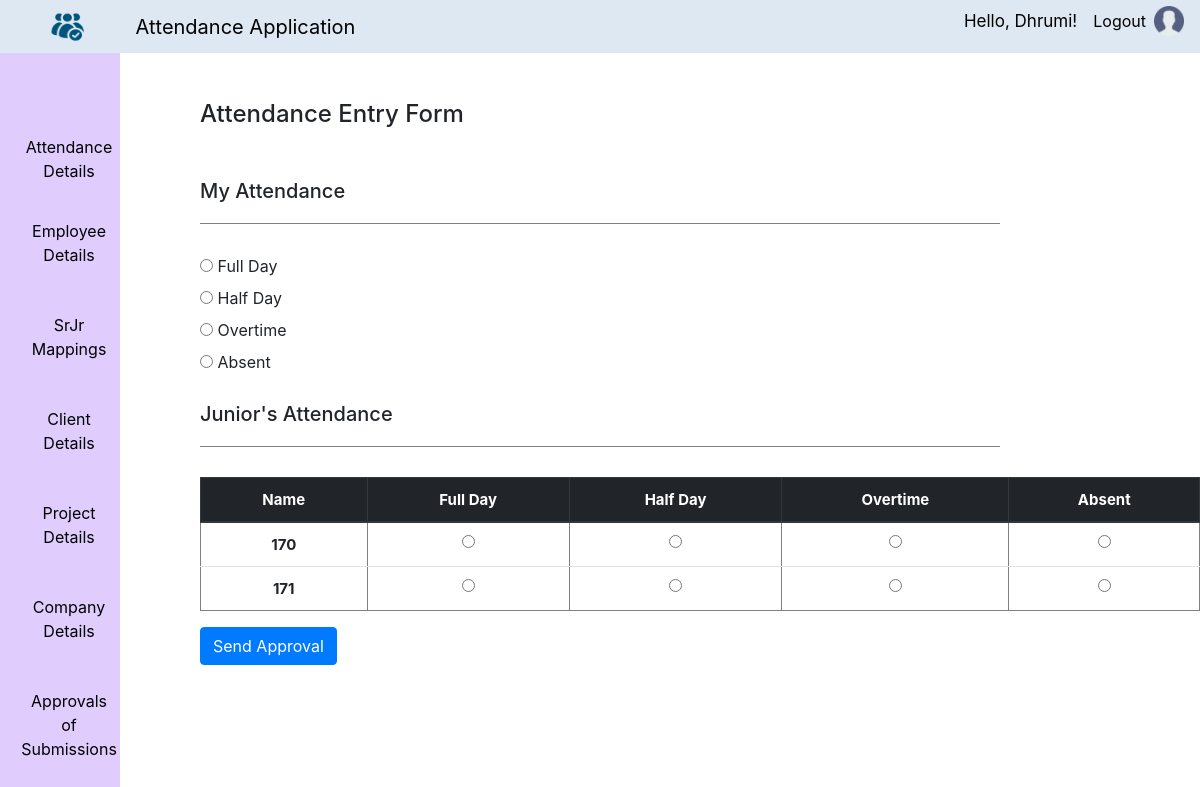
Page /AttFormView/ (signed in) on the earlier database version.
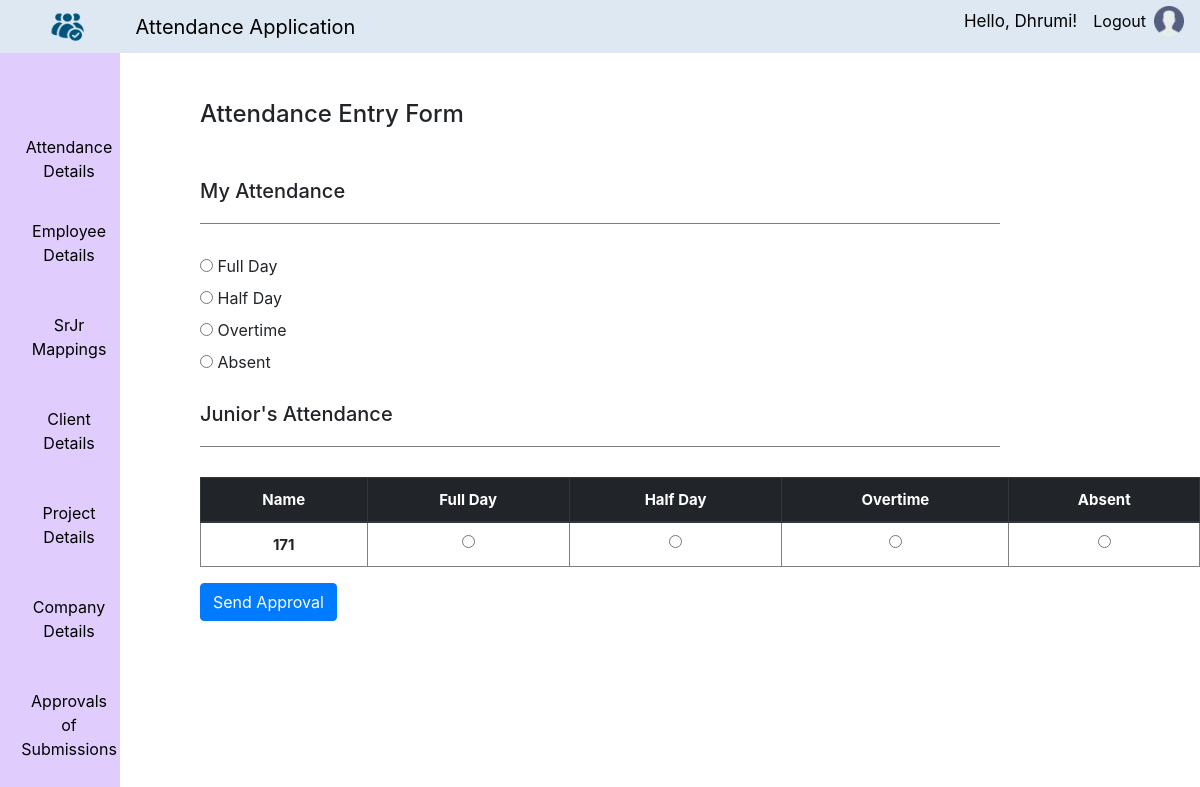
Same page on the later database version.
### Attendance/models.py (models this page shows)
class Mapping(models.Model):
        user = models.ForeignKey(User, on_delete=models.CASCADE, default=1)
        junior = models.CharField(max_length=255, null=True,verbose_name='Junior')
        class Meta:
                db_table = "Mapping"
        def __str__(self):
                if self.junior is not None:
                        return self.junior
                else:
                        return ""

### Attendance/views.py (the view)
# urls.py: path('AttFormView/',views.AttFormView,name='AttFormView'),
@login_required(login_url='loginview')
@never_cache
def AttFormView(request):
    juniors = Mapping.objects.filter(user=request.user)
    names = Attendance.objects.filter(user=request.user)
    if request.method == 'POST':
        att1 = Attendance()
        attform1 = AttForm1(request.POST, instance=att1)
        if attform1.is_valid():
            att1 = attform1.save(commit=False)
            att1.user = request.user
            att1.tdate = timezone('Asia/Kolkata').localize(datetime.now())
            att1.save()
            for junior in juniors:
                att2 = Attendance()
                post_data = request.POST.copy()
                post_data['mapping'] = junior.id
                attform2 = AttForm2(post_data, instance=att2)
                if attform2.is_valid():
                    att2 = attform2.save(commit=False)
                    att2.user = request.user
                    att2.tdate = att1.tdate
                    att2.mapping = junior
                    att2.attendance = request.POST.get(f"{ junior.id }_attendance")
                    att2.save()
        return redirect('AttEntry')
    else:
        attform1 = AttForm1()
        attform2 = AttForm2()
    return render(request, "AttForm.html", {'attform1': attform1, 'attform2': attform2, 'juniors':juniors, 'names':names})

### Attendance/form.py
class AttForm1(forms.ModelForm):
    ATTENDANCE = (('Full Day','Full Day'),
                  ('Half Day','Half Day'),
                  ('Overtime','Overtime'),
                  ('Absent','Absent'),)
    attendance = forms.ChoiceField(choices=ATTENDANCE, widget=forms.RadioSelect,label='My Attendance')
    class Meta:
        model = Attendance
        fields = ['attendance']
        exclude = ['tdate']

### Attendance/templates/AttForm.html (shortened to what this page needs)
{% extends "home.html" %}
{% load static %}
{% block content %}
{% block emp %}
<div class="emp">
    <h4 style="text-align: left; margin: 50px 0px 50px 50px;">
        Attendance Entry Form
    </h4>
    <div style="margin-left: 50px;">
        <h5>
            My Attendance
        </h5>
        <div class="box">
            <hr>
        </div>
        <form action="{% url 'AttFormView' %}" method="POST" class="post-form">
            <div class="row">
                <div class="col">
                    {{ attform1.attendance}}
                </div>
                <div class="col">
                </div>
            </div>
            {% if juniors %}
            <h5 style="margin-top: 20px;">
                Junior's Attendance
            </h5>
            <div class="box">
                <hr>
            </div>
            <table border='1' style="margin-left: 0;" class="table text-center">
                <thead class="thead-dark">
                <tr>
                    <th scope="col">Name</th>
                    <th scope="col">Full Day</th>
                    <th scope="col">Half Day</th>
                    <th scope="col">Overtime</th>
                    <th scope="col">Absent</th>
                </tr>
                </thead>
                <tbody  class="text-left">
                    {% for x in juniors %}
                    <tr class="text-center">
                        <td class="col-2 font-weight-bold">{{ x }}</td>
                        {% for choice in attform2.fields.attendance.choices %}
                        <td><input type="radio" name="{{ x.id }}_attendance" value="{{ choice.0 }}" {% if form.initial.attendance == choice.0 %}checked{% endif %}></td>
                        {% endfor %}
                    </tr>
                {% endfor %}
                </tbody>
                </table>
                <div style="margin-top: 10px;">
                    <button type="submit" class="save btn btn-primary">Send Approval</button>
                </div>
            {% endif %}
        </form>
    </div>
</div>
{% endblock %}
{% endblock %}

Differences in the rows shown:
removed Mapping: junior "170"
